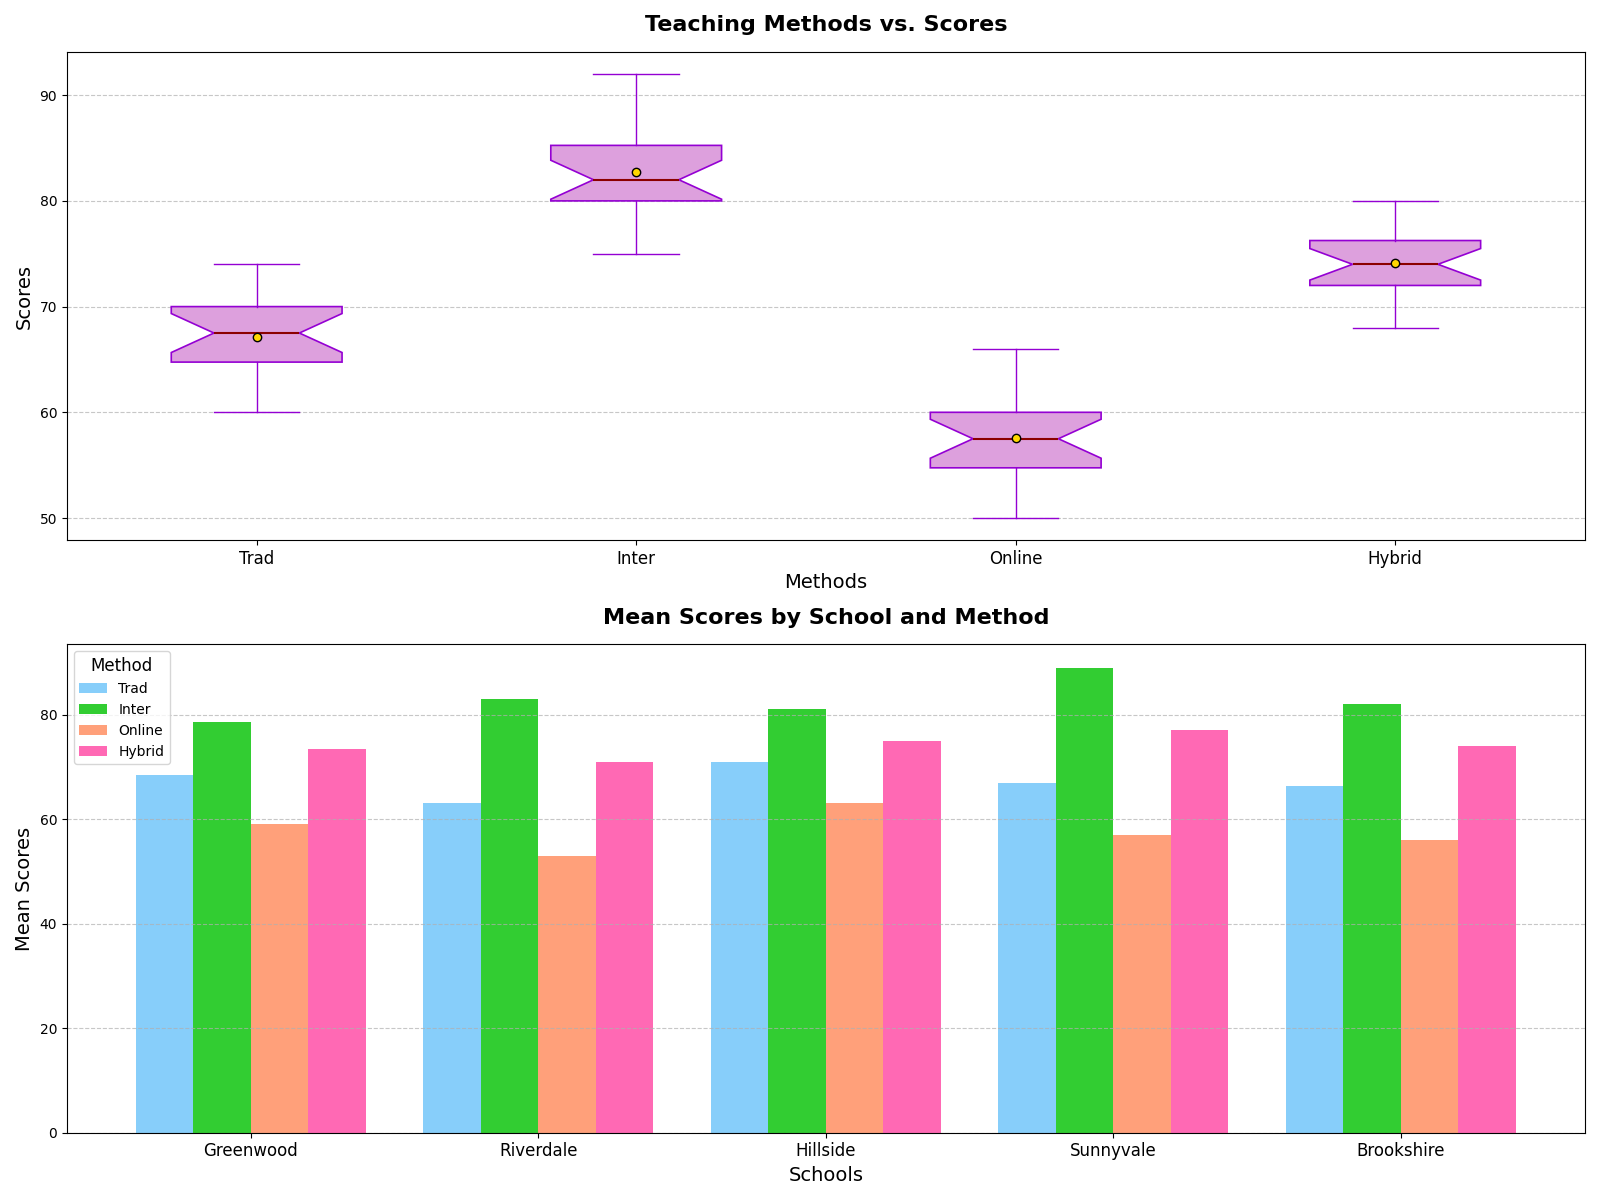

Write the Python code that produced this figure.
import matplotlib.pyplot as plt
import numpy as np

# Define shortened school and method names
schools = ["Greenwood", "Riverdale", "Hillside", "Sunnyvale", "Brookshire"]
methods = ["Trad", "Inter", "Online", "Hybrid"]

# Define exam score data
greenwood_scores = [
    [65, 67, 70, 72],
    [75, 77, 80, 82],
    [55, 58, 60, 63],
    [70, 72, 75, 77]
]

riverdale_scores = [
    [60, 62, 64, 66],
    [80, 82, 84, 86],
    [50, 52, 54, 56],
    [68, 70, 72, 74]
]

hillside_scores = [
    [68, 70, 72, 74],
    [78, 80, 82, 84],
    [60, 62, 64, 66],
    [72, 74, 76, 78]
]

sunnyvale_scores = [
    [64, 66, 68, 70],
    [86, 88, 90, 92],
    [54, 56, 58, 60],
    [74, 76, 78, 80]
]

brookshire_scores = [
    [62, 65, 68, 70],
    [79, 81, 83, 85],
    [53, 55, 57, 59],
    [71, 73, 75, 77]
]

# Group data by method for the boxplot
traditional_scores = greenwood_scores[0] + riverdale_scores[0] + hillside_scores[0] + sunnyvale_scores[0] + brookshire_scores[0]
interactive_scores = greenwood_scores[1] + riverdale_scores[1] + hillside_scores[1] + sunnyvale_scores[1] + brookshire_scores[1]
online_scores = greenwood_scores[2] + riverdale_scores[2] + hillside_scores[2] + sunnyvale_scores[2] + brookshire_scores[2]
hybrid_scores = greenwood_scores[3] + riverdale_scores[3] + hillside_scores[3] + sunnyvale_scores[3] + brookshire_scores[3]

# Set up the plot
fig, axes = plt.subplots(nrows=2, ncols=1, figsize=(16, 12))

# Subplot 1: Distribution of scores by methods
ax1 = axes[0]
data = [traditional_scores, interactive_scores, online_scores, hybrid_scores]

bp = ax1.boxplot(data, patch_artist=True, showmeans=True, notch=True,
                 boxprops=dict(facecolor="#DDA0DD", color="#9400D3", linewidth=1.2), 
                 medianprops=dict(color="#8B0000", linewidth=1.5),
                 meanprops=dict(marker='o', markeredgecolor='black', markerfacecolor='#FFD700'),
                 whiskerprops=dict(color="#9400D3"), capprops=dict(color="#9400D3"))

ax1.set_title("Teaching Methods vs. Scores", fontsize=16, fontweight='bold', pad=15)
ax1.set_xlabel("Methods", fontsize=14)
ax1.set_ylabel("Scores", fontsize=14)
ax1.set_xticklabels(methods, fontsize=12)
ax1.yaxis.grid(True, linestyle='--', alpha=0.7)

# Subplot 2: Mean scores by school
ax2 = axes[1]
mean_scores = [
    [np.mean(greenwood_scores[0]), np.mean(riverdale_scores[0]), np.mean(hillside_scores[0]), np.mean(sunnyvale_scores[0]), np.mean(brookshire_scores[0])],
    [np.mean(greenwood_scores[1]), np.mean(riverdale_scores[1]), np.mean(hillside_scores[1]), np.mean(sunnyvale_scores[1]), np.mean(brookshire_scores[1])],
    [np.mean(greenwood_scores[2]), np.mean(riverdale_scores[2]), np.mean(hillside_scores[2]), np.mean(sunnyvale_scores[2]), np.mean(brookshire_scores[2])],
    [np.mean(greenwood_scores[3]), np.mean(riverdale_scores[3]), np.mean(hillside_scores[3]), np.mean(sunnyvale_scores[3]), np.mean(brookshire_scores[3])]
]

x = np.arange(len(schools))
width = 0.2

ax2.bar(x - 1.5*width, mean_scores[0], width, label='Trad', color='#87CEFA')
ax2.bar(x - 0.5*width, mean_scores[1], width, label='Inter', color='#32CD32')
ax2.bar(x + 0.5*width, mean_scores[2], width, label='Online', color='#FFA07A')
ax2.bar(x + 1.5*width, mean_scores[3], width, label='Hybrid', color='#FF69B4')

ax2.set_title("Mean Scores by School and Method", fontsize=16, fontweight='bold', pad=15)
ax2.set_xlabel('Schools', fontsize=14)
ax2.set_ylabel('Mean Scores', fontsize=14)
ax2.set_xticks(x)
ax2.set_xticklabels(schools, fontsize=12)
ax2.legend(title='Method', fontsize=10, title_fontsize=12)
ax2.yaxis.grid(True, linestyle='--', alpha=0.7)

plt.tight_layout()
plt.show()
